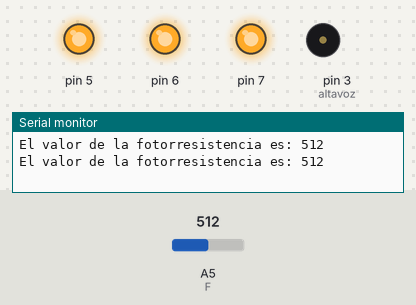
A sketch run on a simulated Arduino Uno, built with avr-gcc and run on an emulated ATmega328P. On the bench: output pins drawn as LEDs (lit = HIGH), buzzer (waves = sounding), the last lines printed to the serial monitor. Inputs (shaded band) come from the test bench; at power-on: A5 (F) = 512.

Above: at 1.8 s.
1.9 s: A5 (F) set to 486
At 3.7 s:
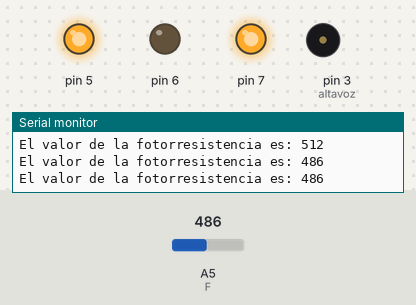
4.5 s: A5 (F) set to 213
7.2 s: A5 (F) set to 194
At 9.1 s:
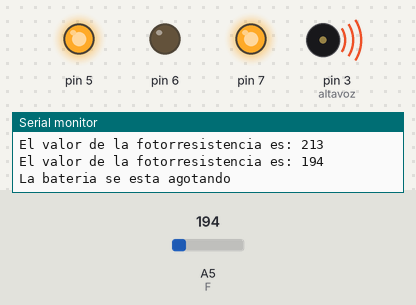
Timing chart, 0 to 17.2 s (numbered marks = the images above; inputs shaded):
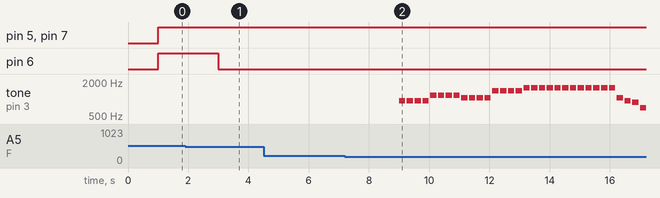

The sketch:

FotorresistenciaConLedRgbOBuzzerV1.ino
```cpp
// Declaración de variables.

  // Fotorresistencia.

  int F = A5;

  // Para la canción con el buzzer.

  int altavoz = 3;

  int LaS2=1864;
  int La2= 1760;
  int Sol2=1567;
  int Fa=  698;
  int Fa2= 1396;
  int Re2= 1174;
  int Do2= 1046;
  int LaS= 932;
  int La = 880;
  int Sol= 783;
  int blanca=0;
  int negra=0;
  int corchea=0;
  int bpm= 120;

void setup()
{

  // Configuración del pulsador como de entrada.

  pinMode(7, OUTPUT);
  pinMode(6, OUTPUT);
  pinMode(5, OUTPUT);

  pinMode(F, INPUT);
  Serial.begin(9600);

  pinMode(altavoz, OUTPUT);
    negra= 25000/bpm;
    blanca= negra*2;
    corchea= negra/2;
}

void loop()
{

  // Declaramos una variable en donde optenemos del valor de la fotorresistencia.

  int Valor_F = analogRead(F);


  Serial.print("El valor de la fotorresistencia es: ");
  Serial.println(Valor_F);
  delay(1000);

  /*
    Realizamos una condición con un "if" en donde si el valor de la fotorresistencia es mayor a "500"
    se encenderá el led rgb de color blanco y si no se cumple, se realiza un "else if" en donde si el
    valor de la fotorresistencia está en el rango de "200" a "500" encenderá el led a color amarillo
    y si no se cumple ninguno empezara a sonar una canción con el buzzer.
  */

  if(Valor_F >= 500){


    // Led RGB de color blanco.

      digitalWrite(7, 255);
      digitalWrite(6, 255);
      digitalWrite(5, 255);

  } else if (Valor_F > 200 && Valor_F < 500){

    // Led RGB de color amarillo.

     digitalWrite(7, 255);
     digitalWrite(6, 0);
     digitalWrite(5, 116);

  } else {

   Serial.println("La bateria se esta agotando");

    REPETICION1();
    tone(altavoz,Sol2,negra);
    delay(negra+50);
    tone(altavoz,Sol2,negra);
    delay(negra+50);
    tone(altavoz,Sol2,negra);
    delay(2*corchea+50);
    REPETICION3();
    REPETICION2();
    REPETICION2();
    REPETICION2();
    delay(10000);

  }
}

// Función para reproducir sonidos con el buzzer.
void REPETICION1(){
   tone(altavoz,LaS,negra);
   delay(negra+50);
   tone(altavoz,LaS,negra);
   delay(negra+50);
   tone(altavoz,LaS,negra);
   delay(negra+50);
   tone(altavoz,LaS,negra);

   delay(2*corchea+50);

   tone(altavoz,Re2,negra);
   delay(negra+50);
   tone(altavoz,Re2,negra);
   delay(negra+50);
   tone(altavoz,Re2,negra);
   delay(negra+50);
   tone(altavoz,Re2,negra);

   delay(2*corchea+50);

   tone(altavoz,Do2,negra);
   delay(negra+50);
   tone(altavoz,Do2,negra);
   delay(negra+50);
   tone(altavoz,Do2,negra);
   delay(negra+50);
   tone(altavoz,Do2,negra);

   delay(2*corchea+50);

   tone(altavoz,Fa2,negra);
   delay(negra+50);
   tone(altavoz,Fa2,negra);
   delay(negra+50);
   tone(altavoz,Fa2,negra);
   delay(negra+50);
   tone(altavoz,Fa2,negra);

   delay(2*corchea+50);

   tone(altavoz,Sol2,negra);
   delay(negra+50);
   tone(altavoz,Sol2,negra);
   delay(negra+50);
   tone(altavoz,Sol2,negra);
   delay(negra+50);
   tone(altavoz,Sol2,negra);
   delay(negra+50);
   tone(altavoz,Sol2,negra);
   delay(negra+50);
   tone(altavoz,Sol2,negra);
   delay(negra+50);
   tone(altavoz,Sol2,negra);
   delay(negra+50);
   tone(altavoz,Sol2,negra);
   delay(negra+50);
   tone(altavoz,Sol2,negra);
   delay(negra+50);

}

// Función para reproducir sonidos con el buzzer.
  void REPETICION2(){
    tone(altavoz,Sol,negra);
    delay(negra+200);

    tone(altavoz,Sol,negra);
    delay(negra+50);
    tone(altavoz,Re2,negra);
    delay(negra+100);
    tone(altavoz,Do2,negra);
    delay(negra+300);
    tone(altavoz,LaS,negra);
    delay(negra+100);
    tone(altavoz,La,negra);
    delay(negra+300);
    tone(altavoz,La,negra);
    delay(negra+50);
    tone(altavoz,La,negra);
    delay(negra+50);
    tone(altavoz,Do2,negra);
    delay(negra+300);
    tone(altavoz,LaS,negra);
    delay(negra+50);
    tone(altavoz,La,negra);
    delay(negra+50);
    tone(altavoz,Sol,negra);
    delay(negra+300);

    tone(altavoz,Sol,negra);
    delay(negra+50);

    tone(altavoz,LaS2,negra);
    delay(negra+50);
    tone(altavoz,La2,negra);
    delay(negra+50);
    tone(altavoz,LaS2,negra);
    delay(negra+50);
    tone(altavoz,La2,negra);
    delay(negra+50);
    tone(altavoz,LaS2,negra);
    delay(negra+50);

    tone(altavoz,Sol,negra);
    delay(negra+300);
    tone(altavoz,Sol,negra);
    delay(negra+50);


    tone(altavoz,LaS2,negra);
    delay(negra+50);
    tone(altavoz,La2,negra);
    delay(negra+50);
    tone(altavoz,LaS2,negra);
    delay(negra+50);
    tone(altavoz,La2,negra);
    delay(negra+50);
    tone(altavoz,LaS2,negra);
    delay(negra+50);
  }

// Función para reproducir sonidos con el buzzer.
 void REPETICION3(){
    tone(altavoz,Do2,negra);
    delay(negra+50);
    tone(altavoz,LaS,negra);
    delay(negra+50);
    tone(altavoz,La,negra);
    delay(negra+50);
    tone(altavoz,Fa,negra);
    delay(negra+50);
}
```

Measured:
- the behaviour switches between 500 and 499 on A5 (F) (found by bisection; images 0 and 1)
- the behaviour switches between 201 and 200 on A5 (F) (found by bisection; images 1 and 2)
- after the input at 1.9 s, pin 6: HIGH → LOW after 1.1 s
- after the input at 7.2 s, tone on pin 3 (altavoz): plays 932 Hz for 0.21 s, 932 Hz for 0.21 s, 932 Hz for 0.21 s, 932 Hz for 0.21 s, 1174 Hz for 0.21 s, 1174 Hz for 0.21 s … (32 notes in this stretch), starting after 1.8 s
